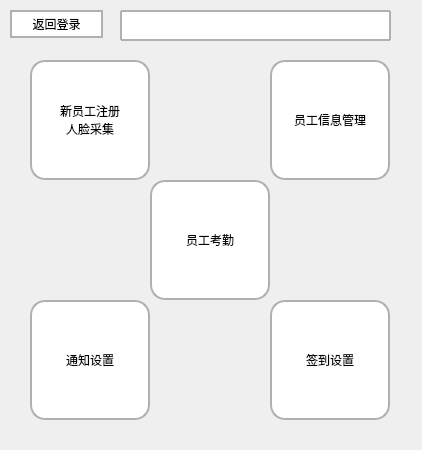
<?xml version="1.0" encoding="UTF-8"?>
<ui version="4.0">
 <class>adminMenu</class>
 <widget class="QWidget" name="adminMenu">
  <property name="geometry">
   <rect>
    <x>0</x>
    <y>0</y>
    <width>422</width>
    <height>450</height>
   </rect>
  </property>
  <property name="minimumSize">
   <size>
    <width>422</width>
    <height>450</height>
   </size>
  </property>
  <property name="maximumSize">
   <size>
    <width>422</width>
    <height>450</height>
   </size>
  </property>
  <property name="windowTitle">
   <string>Form</string>
  </property>
  <widget class="QPushButton" name="btnNew">
   <property name="geometry">
    <rect>
     <x>30</x>
     <y>60</y>
     <width>120</width>
     <height>120</height>
    </rect>
   </property>
   <property name="styleSheet">
    <string notr="true">QPushButton {
		color:rgb(0,0,0);
		border: 2px solid #b0b0b0;
background-color: rgb(255, 255, 255);
		border-radius:15px;
		min-width:80px
}QPushButton:hover{ 
color:rgb(255, 255, 255);
background-color: rgb(200, 200, 200);
border:2px solid  #b0b0b0;
border-radius:15px;
}
QPushButton:pressed{
color:rgb(0, 0, 0);
background-color: rgb(255, 255, 255);
border:2px solid  #b0b0b0;
border-radius:15px;
}</string>
   </property>
   <property name="text">
    <string>新员工注册
人脸采集</string>
   </property>
  </widget>
  <widget class="QPushButton" name="btnManage">
   <property name="geometry">
    <rect>
     <x>270</x>
     <y>60</y>
     <width>120</width>
     <height>120</height>
    </rect>
   </property>
   <property name="styleSheet">
    <string notr="true">QPushButton {
		color:rgb(0,0,0);
		border: 2px solid #b0b0b0;
background-color: rgb(255, 255, 255);
		border-radius:15px;
		min-width:80px
}QPushButton:hover{ 
color:rgb(255, 255, 255);
background-color: rgb(200, 200, 200);
border:2px solid  #b0b0b0;
border-radius:15px;
}
QPushButton:pressed{
color:rgb(0, 0, 0);
background-color: rgb(255, 255, 255);
border:2px solid  #b0b0b0;
border-radius:15px;
}</string>
   </property>
   <property name="text">
    <string>员工信息管理</string>
   </property>
  </widget>
  <widget class="QPushButton" name="btnCheck">
   <property name="geometry">
    <rect>
     <x>150</x>
     <y>180</y>
     <width>120</width>
     <height>120</height>
    </rect>
   </property>
   <property name="styleSheet">
    <string notr="true">QPushButton {
		color:rgb(0,0,0);
		border: 2px solid #b0b0b0;
background-color: rgb(255, 255, 255);
		border-radius:15px;
		min-width:80px
}QPushButton:hover{ 
color:rgb(255, 255, 255);
background-color: rgb(200, 200, 200);
border:2px solid  #b0b0b0;
border-radius:15px;
}
QPushButton:pressed{
color:rgb(0, 0, 0);
background-color: rgb(255, 255, 255);
border:2px solid  #b0b0b0;
border-radius:15px;
}</string>
   </property>
   <property name="text">
    <string>员工考勤</string>
   </property>
  </widget>
  <widget class="QPushButton" name="btnInformSet">
   <property name="geometry">
    <rect>
     <x>30</x>
     <y>300</y>
     <width>120</width>
     <height>120</height>
    </rect>
   </property>
   <property name="styleSheet">
    <string notr="true">QPushButton {
		color:rgb(0,0,0);
		border: 2px solid #b0b0b0;
background-color: rgb(255, 255, 255);
		border-radius:15px;
		min-width:80px
}QPushButton:hover{ 
color:rgb(255, 255, 255);
background-color: rgb(200, 200, 200);
border:2px solid  #b0b0b0;
border-radius:15px;
}
QPushButton:pressed{
color:rgb(0, 0, 0);
background-color: rgb(255, 255, 255);
border:2px solid  #b0b0b0;
border-radius:15px;
}</string>
   </property>
   <property name="text">
    <string>通知设置</string>
   </property>
  </widget>
  <widget class="QPushButton" name="btnBack">
   <property name="geometry">
    <rect>
     <x>10</x>
     <y>10</y>
     <width>93</width>
     <height>28</height>
    </rect>
   </property>
   <property name="styleSheet">
    <string notr="true">QPushButton {
		color:rgb(0,0,0);
		border: 2px solid #b0b0b0;
background-color: rgb(255, 255, 255);
		border-radius:15px;
		min-width:80px
}QPushButton:hover{ 
color:rgb(255, 255, 255);
background-color: rgb(200, 200, 200);
border:2px solid  #b0b0b0;
border-radius:15px;
}
QPushButton:pressed{
color:rgb(0, 0, 0);
background-color: rgb(255, 255, 255);
border:2px solid  #b0b0b0;
border-radius:15px;
}</string>
   </property>
   <property name="text">
    <string>返回登录</string>
   </property>
  </widget>
  <widget class="QPushButton" name="btnRecSet">
   <property name="geometry">
    <rect>
     <x>270</x>
     <y>300</y>
     <width>120</width>
     <height>120</height>
    </rect>
   </property>
   <property name="styleSheet">
    <string notr="true">QPushButton {
		color:rgb(0,0,0);
		border: 2px solid #b0b0b0;
background-color: rgb(255, 255, 255);
		border-radius:15px;
		min-width:80px
}QPushButton:hover{ 
color:rgb(255, 255, 255);
background-color: rgb(200, 200, 200);
border:2px solid  #b0b0b0;
border-radius:15px;
}
QPushButton:pressed{
color:rgb(0, 0, 0);
background-color: rgb(255, 255, 255);
border:2px solid  #b0b0b0;
border-radius:15px;
}</string>
   </property>
   <property name="text">
    <string>签到设置</string>
   </property>
  </widget>
  <widget class="QLabel" name="label">
   <property name="geometry">
    <rect>
     <x>120</x>
     <y>10</y>
     <width>271</width>
     <height>31</height>
    </rect>
   </property>
   <property name="styleSheet">
    <string notr="true">	color:rgb(0,0,0);
		border: 2px solid #b0b0b0;background-color: rgb(255, 255, 255);
		border-radius:1px;
		min-width:80px</string>
   </property>
   <property name="text">
    <string/>
   </property>
  </widget>
 </widget>
 <resources/>
 <connections/>
</ui>
